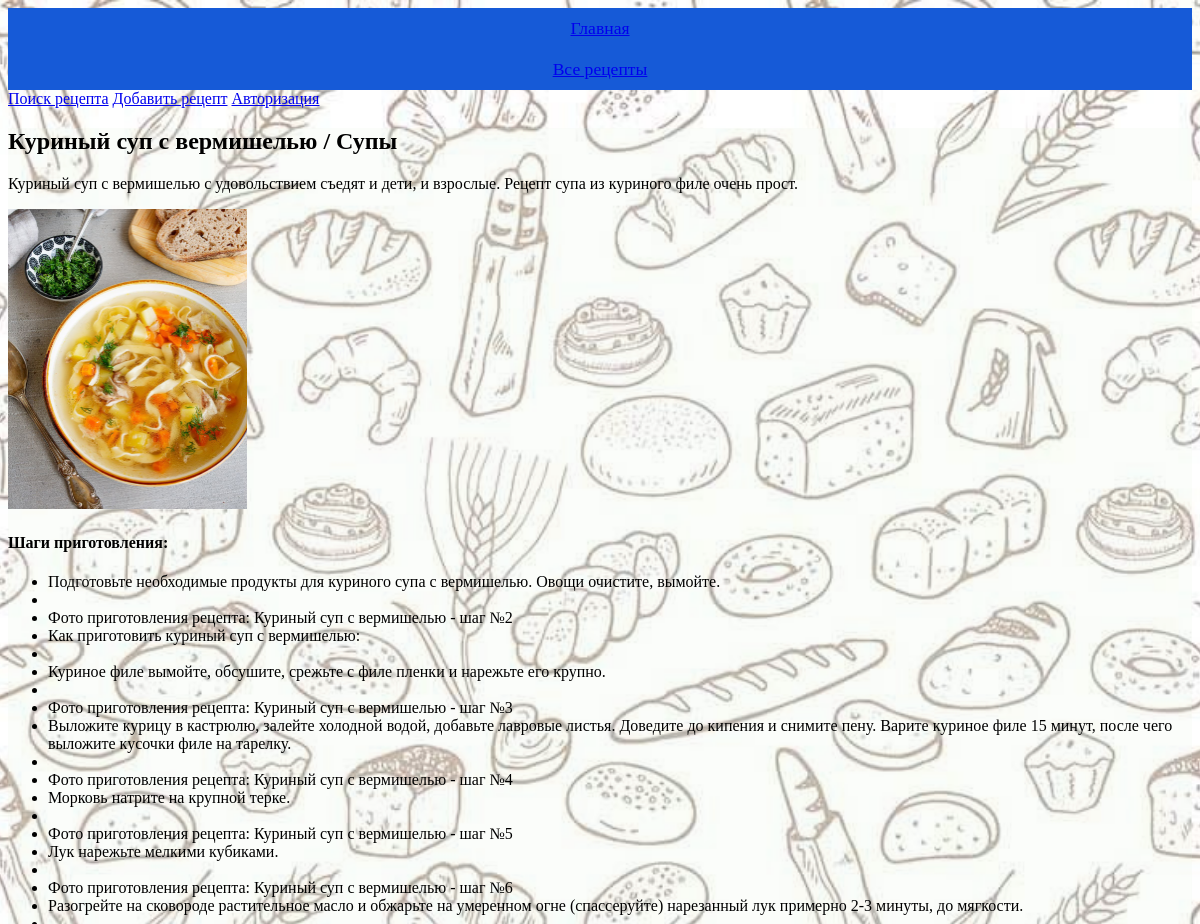
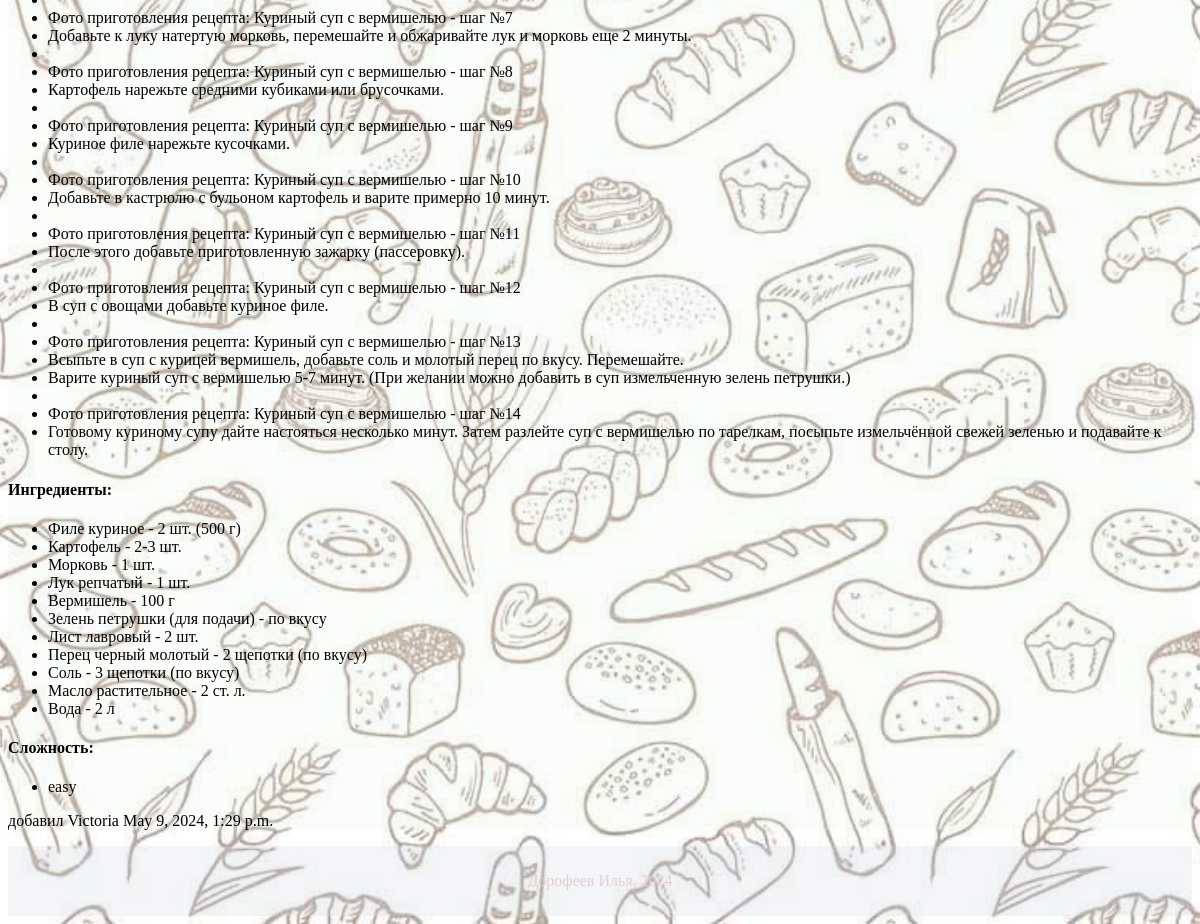
Screenshot of /recipe_show/2 with the database file from the repository (2 pictures, top to bottom).
### recipesapp/models.py (models this page shows, shortened)
class Recipe(models.Model):
    name = models.CharField(max_length=100, blank=False)
    description = models.CharField(max_length=1000)
    cook_steps = models.TextField()
    cook_time = models.IntegerField()
    ingredients = models.TextField()
    image = models.ImageField(upload_to='images/')
    ingredients = models.TextField()
    complexity = models.CharField(max_length=15, blank=False)
    created_at = models.DateTimeField(auto_now_add=True)
    author = models.ForeignKey(User, on_delete=models.DO_NOTHING)
    category = models.ForeignKey(Category, on_delete=models.SET_DEFAULT, default='other')

class Category(models.Model):
    name = models.CharField(max_length=100, blank=False)
    description = models.CharField(max_length=1000)
    def __str__(self):
        return self.name

### recipesapp/views.py (the view)
# urls.py: path('recipe_show/<int:pk>', views.recipe_show, name='recipe_show'),
def recipe_show(request, pk):
    recipe_find = Recipe.objects.filter(id=pk).first()
    if recipe_find is None:
        messages.error(request, 'Рецепт не найден')
        return render(request, 'recipesapp/blank.html')
    else:
        ingredients_list = recipe_find.ingredients.split('\n')
        cook_steps_list = recipe_find.cook_steps.split('\n')
        complexity_list = recipe_find.complexity.split('\n')
        context = {
            'recipe': recipe_find,
            'ingredients_list': ingredients_list,
            'cook_steps_list': cook_steps_list,
            'complexity_list': complexity_list,
        }
        return render(request, 'recipesapp/recipe_show.html', context)

### recipesapp/templates/recipesapp/recipe_show.html (shortened to what this page needs)
{% extends "recipesapp/base.html" %}
{% block content %}
    <h2>{{ recipe.name }} / {{ recipe.category }}</h2>
    <p>{{ recipe.description }}</p>
    <img src="{{ recipe.image.url }}" alt="Recipe Image"/>
    <h4>Шаги приготовления:</h4>
    <ul>
        {% for step in cook_steps_list %}
            <li>{{ step }}</li>
        {% endfor %}
    </ul>
    <h4>Ингредиенты:</h4>
    <ul>
        {% for ingredient in ingredients_list %}
            <li>{{ ingredient }}</li>
        {% endfor %}
    </ul>
    <h4>Сложность:</h4>
    <ul>
        {% for complexity in complexity_list %}
            <li>{{ complexity }}</li>
        {% endfor %}
    </ul>
    <p>добавил {{ recipe.author }} {{ recipe.created_at }}</p>
{% endblock %}

### static/recipesapp/css/style.css (style rules this page uses)
html { background: url(../../../media/images/fon.jpg); background-size: cover; background-position: center; background-repeat: no-repeat; }

### recipesapp/templates/recipesapp/recipe_show.html (style rules this page uses)
img { max-width: 300px; max-height: 300px; }

### rows the page displays
Recipe: name "Куриный суп с вермишелью", category "Супы", description "Куриный суп с вермишелью с удовольствием съедят и дети, и взрослые. Рецепт супа из куриного филе очень прост.", image (picture), complexity_list "easy", author "Victoria", created_at "May 9, 2024, 1:29 p.m."

### other values shown
{{ step }} "Подготовьте необходимые продукты для куриного супа с вермишелью. Овощи очистите, вымойте." "Фото приготовления рецепта: Куриный суп с вермишелью - шаг №2" "Как приготовить куриный суп с вермишелью:" "Куриное филе вымойте, обсушите, срежьте с филе пленки и нарежьте его крупно." "Фото приготовления рецепта: Куриный суп с вермишелью - шаг №3" "Выложите курицу в кастрюлю, залейте холодной водой, добавьте лавровые листья. Доведите до кипения и снимите пену. Варите куриное филе 15 минут, после чего выложите кусочки филе на тарелку." "Фото приготовления рецепта: Куриный суп с вермишелью - шаг №4" "Морковь натрите на крупной терке." "Фото приготовления рецепта: Куриный суп с вермишелью - шаг №5" "Лук нарежьте мелкими кубиками." "Фото приготовления рецепта: Куриный суп с вермишелью - шаг №6" "Разогрейте на сковороде растительное масло и обжарьте на умеренном огне (спассеруйте) нарезанный лук примерно 2-3 минуты, до мягкости." "Фото приготовления рецепта: Куриный суп с вермишелью - шаг №7" "Добавьте к луку натертую морковь, перемешайте и обжаривайте лук и морковь еще 2 минуты." "Фото приготовления рецепта: Куриный суп с вермишелью - шаг №8" "Картофель нарежьте средними кубиками или брусочками." "Фото приготовления рецепта: Куриный суп с вермишелью - шаг №9" "Куриное филе нарежьте кусочками." "Фото приготовления рецепта: Куриный суп с вермишелью - шаг №10" "Добавьте в кастрюлю с бульоном картофель и варите примерно 10 минут." "Фото приготовления рецепта: Куриный суп с вермишелью - шаг №11" "После этого добавьте приготовленную зажарку (пассеровку)." "Фото приготовления рецепта: Куриный суп с вермишелью - шаг №12" "В суп с овощами добавьте куриное филе." "Фото приготовления рецепта: Куриный суп с вермишелью - шаг №13" "Всыпьте в суп с курицей вермишель, добавьте соль и молотый перец по вкусу. Перемешайте." "Варите куриный суп с вермишелью 5-7 минут. (При желании можно добавить в суп измельченную зелень петрушки.)" "Фото приготовления рецепта: Куриный суп с вермишелью - шаг №14" "Готовому куриному супу дайте настояться несколько минут. Затем разлейте суп с вермишелью по тарелкам, посыпьте измельчённой свежей зеленью и подавайте к столу."
{{ ingredient }} "Филе куриное - 2 шт. (500 г)" "Картофель - 2-3 шт." "Морковь - 1 шт." "Лук репчатый - 1 шт." "Вермишель - 100 г" "Зелень петрушки (для подачи) - по вкусу" "Лист лавровый - 2 шт." "Перец черный молотый - 2 щепотки (по вкусу)" "Соль - 3 щепотки (по вкусу)" "Масло растительное - 2 ст. л." "Вода - 2 л"
